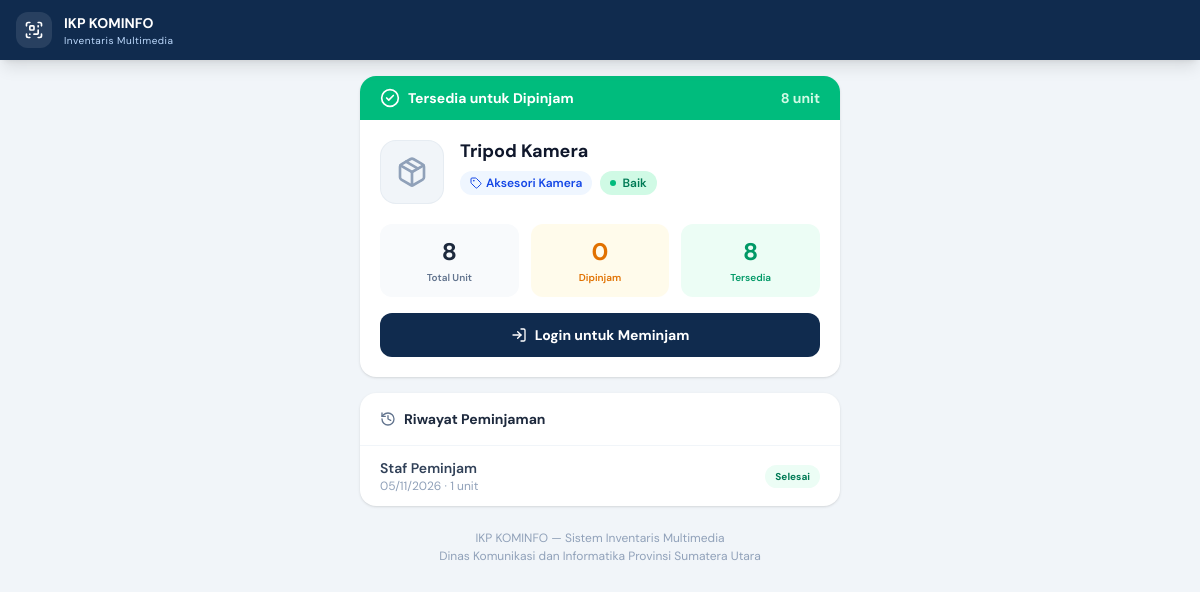
/barang/detail.php?id=2, run on the app's committed database.
### tables this page shows
CREATE TABLE barang (
    id INT UNSIGNED AUTO_INCREMENT PRIMARY KEY,
    nama_barang VARCHAR(150) NOT NULL,
    kategori VARCHAR(100) NOT NULL,
    jumlah INT UNSIGNED NOT NULL DEFAULT 0,
    kondisi VARCHAR(100) NOT NULL DEFAULT 'Baik',
    foto VARCHAR(255) NULL DEFAULT NULL,
    created_at TIMESTAMP NOT NULL DEFAULT CURRENT_TIMESTAMP
);

CREATE TABLE peminjaman (
    id INT UNSIGNED AUTO_INCREMENT PRIMARY KEY,
    user_id INT UNSIGNED NOT NULL,
    barang_id INT UNSIGNED NOT NULL,
    jumlah INT UNSIGNED NOT NULL DEFAULT 1,
    tanggal_pinjam DATE NOT NULL,
    tanggal_kembali DATE NULL,
    status VARCHAR(50) NOT NULL DEFAULT 'menunggu persetujuan',
    created_at TIMESTAMP NOT NULL DEFAULT CURRENT_TIMESTAMP,

    CONSTRAINT fk_peminjaman_user
        FOREIGN KEY (user_id)
        REFERENCES users(id)
        ON UPDATE CASCADE
        ON DELETE RESTRICT,

    CONSTRAINT fk_peminjaman_barang
        FOREIGN KEY (barang_id)
        REFERENCES barang(id)
        ON UPDATE CASCADE
        ON DELETE RESTRICT,

    INDEX idx_peminjaman_status (status),
    INDEX idx_peminjaman_created (created_at)
);

CREATE TABLE users (
    id INT UNSIGNED AUTO_INCREMENT PRIMARY KEY,
    nama VARCHAR(150) NOT NULL,
    username VARCHAR(50) NOT NULL UNIQUE,
    password VARCHAR(255) NOT NULL,
    role ENUM('admin', 'peminjam') NOT NULL DEFAULT 'peminjam',
    status ENUM('aktif', 'nonaktif') NOT NULL DEFAULT 'aktif',
    foto VARCHAR(255) NULL DEFAULT NULL,
    created_at TIMESTAMP NOT NULL DEFAULT CURRENT_TIMESTAMP
);

### includes/bootstrap.php (called while the page is built, shortened)
<?php
function e(?string $v):string{return htmlspecialchars((string)$v,ENT_QUOTES,'UTF-8');}

### barang/detail.php (the view, shortened to what this page needs)
<?php
require_once __DIR__ . '/../includes/bootstrap.php';
$id = (int) ($_GET['id'] ?? 0);
$stmt = $pdo->prepare("
    SELECT
        b.id, b.nama_barang, b.kategori, b.jumlah, b.kondisi, b.foto, b.created_at,
        COALESCE(SUM(CASE WHEN p.status = 'dipinjam' THEN p.jumlah ELSE 0 END), 0) AS sedang_dipinjam,
        GREATEST(0, b.jumlah - COALESCE(SUM(CASE WHEN p.status = 'dipinjam' THEN p.jumlah ELSE 0 END), 0)) AS sisa_tersedia
    FROM barang b
    LEFT JOIN peminjaman p ON p.barang_id = b.id AND p.status = 'dipinjam'
    WHERE b.id = :id
    GROUP BY b.id
");
$stmt->execute(['id' => $id]);
$barang = $stmt->fetch();
$riwayatStmt = $pdo->prepare("
    SELECT p.id, u.nama, p.jumlah, p.tanggal_pinjam, p.status
    FROM peminjaman p JOIN users u ON u.id = p.user_id
    WHERE p.barang_id = :id
    ORDER BY p.tanggal_pinjam DESC LIMIT 5
");
$riwayatStmt->execute(['id' => $id]);
$riwayatList = $riwayatStmt->fetchAll();
$statusTersedia = (int)$barang['sisa_tersedia'] > 0;
$kondisiBadge   = match($barang['kondisi']) {
    'Baik'         => ['bg' => 'bg-emerald-100', 'text' => 'text-emerald-700', 'dot' => 'bg-emerald-500'],
    'Rusak Ringan' => ['bg' => 'bg-amber-100',   'text' => 'text-amber-700',   'dot' => 'bg-amber-500'],
    default        => ['bg' => 'bg-rose-100',     'text' => 'text-rose-700',    'dot' => 'bg-rose-500'],
};
$sudahAda = false;
?>
<!doctype html>
<html lang="id">
<head>
    <script src="https://cdn.jsdelivr.net/npm/@tailwindcss/browser@4"></script>
</head>
<body class="bg-slate-100 min-h-screen">
    <div class="bg-[#102b4e] text-white px-4 py-3 flex items-center gap-3 shadow-lg sticky top-0 z-10">
        <div class="w-9 h-9 bg-white/10 rounded-xl flex items-center justify-center">
            <i data-lucide="scan-qr-code" class="w-5 h-5"></i>
        </div>
        <div>
            <div class="font-bold text-sm">IKP KOMINFO</div>
            <div class="text-[10px] text-blue-200 tracking-wider">Inventaris Multimedia</div>
        </div>
    </div>
    <div class="max-w-lg mx-auto p-4 space-y-4 pb-10">
        <div class="bg-white rounded-2xl shadow-sm overflow-hidden">
            <?php if ($statusTersedia): ?>
                <div class="bg-emerald-500 text-white px-5 py-3 flex items-center gap-2">
                    <i data-lucide="check-circle-2" class="w-5 h-5"></i>
                    <span class="font-bold text-sm">Tersedia untuk Dipinjam</span>
                    <span class="ml-auto font-bold text-emerald-100 text-sm"><?= (int)$barang['sisa_tersedia'] ?> unit</span>
                </div>
            <?php endif; ?>
            <div class="p-5">
                <div class="flex items-start gap-4">
                    <div class="w-16 h-16 bg-slate-100 rounded-2xl flex items-center justify-center shrink-0 overflow-hidden border border-slate-200/70">
                        <?php if (!empty($barang['foto'])): ?>
                            <img src="<?= e($barang['foto']) ?>" alt="<?= e($barang['nama_barang']) ?>" class="w-full h-full object-cover">
                        <?php else: ?>
                            <i data-lucide="package" class="w-8 h-8 text-slate-400"></i>
                        <?php endif; ?>
                    </div>
                    <div class="flex-1 min-w-0">
                        <h1 class="text-lg font-bold text-slate-900 leading-tight"><?= e($barang['nama_barang']) ?></h1>
                        <div class="flex flex-wrap items-center gap-2 mt-2">
                            <span class="inline-flex items-center gap-1 text-xs font-semibold bg-blue-50 text-blue-700 px-2.5 py-1 rounded-full">
                                <i data-lucide="tag" class="w-3 h-3"></i> <?= e($barang['kategori']) ?>
                            </span>
                            <span class="inline-flex items-center gap-1.5 text-xs font-semibold <?= $kondisiBadge['bg'] ?> <?= $kondisiBadge['text'] ?> px-2.5 py-1 rounded-full">
                                <span class="w-1.5 h-1.5 rounded-full <?= $kondisiBadge['dot'] ?>"></span>
                                <?= e($barang['kondisi']) ?>
                            </span>
                        </div>
                    </div>
                </div>
                <div class="grid grid-cols-3 gap-3 mt-5">
                    <div class="bg-slate-50 rounded-xl p-3 text-center">
                        <div class="text-2xl font-bold text-slate-800"><?= (int)$barang['jumlah'] ?></div>
                        <div class="text-[10px] text-slate-500 font-semibold mt-0.5">Total Unit</div>
                    </div>
                    <div class="bg-amber-50 rounded-xl p-3 text-center">
                        <div class="text-2xl font-bold text-amber-600"><?= (int)$barang['sedang_dipinjam'] ?></div>
                        <div class="text-[10px] text-amber-600 font-semibold mt-0.5">Dipinjam</div>
                    </div>
                    <div class="<?= $statusTersedia ? 'bg-emerald-50' : 'bg-rose-50' ?> rounded-xl p-3 text-center">
                        <div class="text-2xl font-bold <?= $statusTersedia ? 'text-emerald-600' : 'text-rose-600' ?>"><?= (int)$barang['sisa_tersedia'] ?></div>
                        <div class="text-[10px] <?= $statusTersedia ? 'text-emerald-600' : 'text-rose-600' ?> font-semibold mt-0.5">Tersedia</div>
                    </div>
                </div>
                <?php if (isset($_SESSION['user']) && $_SESSION['user']['role'] !== 'admin'): ?>
                    <?php if ($sudahAda): ?>
                        <div class="mt-4 flex items-center gap-2 bg-amber-50 border border-amber-200 text-amber-800 font-semibold py-3 px-4 rounded-xl text-sm">
                            <i data-lucide="clock" class="w-4 h-4 shrink-0 text-amber-500"></i>
                            Anda sudah memiliki pengajuan aktif untuk barang ini
                        </div>
                    <?php elseif ($statusTersedia): ?>
                        <form method="post" class="mt-5 space-y-3 border-t border-slate-100 pt-5">
                            <input type="hidden" name="csrf_token" value="<?= e(csrf_token()) ?>">
                            <input type="hidden" name="barang_id" value="<?= $barang['id'] ?>">
                            <p class="text-xs font-bold text-slate-500 uppercase tracking-wider">Form Pengajuan Peminjaman</p>
                            <div>
                                <label class="block text-xs font-bold text-slate-700 mb-1.5">Jumlah Unit yang Dipinjam</label>
                                <div class="flex items-center gap-3">
                                    <button type="button" onclick="ubahJumlah(-1)"
                                        class="w-10 h-10 rounded-xl bg-slate-100 hover:bg-slate-200 font-bold text-xl text-slate-700 flex items-center justify-center transition shrink-0">−</button>
                                    <input type="number" id="inputJumlah" name="jumlah"
                                        value="1" min="1" max="<?= (int)$barang['sisa_tersedia'] ?>"
                                        class="flex-1 text-center border border-slate-200 rounded-xl px-4 py-2.5 text-lg font-bold focus:outline-none focus:ring-2 focus:ring-blue-500">
                                    <button type="button" onclick="ubahJumlah(1)"
                                        class="w-10 h-10 rounded-xl bg-slate-100 hover:bg-slate-200 font-bold text-xl text-slate-700 flex items-center justify-center transition shrink-0">+</button>
                                </div>
                                <p class="text-[11px] text-slate-400 mt-1 text-center">Maks. <?= (int)$barang['sisa_tersedia'] ?> unit tersedia</p>
                            </div>
                            <div>
                                <label class="block text-xs font-bold text-slate-700 mb-1.5">📅 Tanggal Rencana Pengembalian</label>
                                <input type="date" name="tanggal_kembali"
                                    min="<?= date('Y-m-d', strtotime('+1 day')) ?>"
                                    required
                                    class="w-full border border-slate-200 rounded-xl px-4 py-2.5 text-sm focus:outline-none focus:ring-2 focus:ring-blue-500 bg-white">
                            </div>
                            <button type="submit"
                                class="w-full flex items-center justify-center gap-2 bg-[#102b4e] hover:bg-[#1a3d6b] text-white font-bold py-3.5 rounded-xl transition text-sm">
                                <i data-lucide="send" class="w-4 h-4"></i>
                                Kirim Pengajuan Peminjaman
                            </button>
                        </form>
                    <?php else: ?>
                        <div class="mt-4 flex items-center justify-center gap-2 bg-rose-50 border border-rose-200 text-rose-700 font-semibold py-3 rounded-xl text-sm">
                            <i data-lucide="x-circle" class="w-4 h-4"></i>
                            Stok habis — tidak tersedia
                        </div>
                    <?php endif; ?>
                <?php elseif (!isset($_SESSION['user'])): ?>
                    <a href="../auth/login.php"
                       class="mt-4 w-full flex items-center justify-center gap-2 bg-[#102b4e] hover:bg-[#1a3d6b] text-white font-bold py-3 rounded-xl transition text-sm">
                        <i data-lucide="log-in" class="w-4 h-4"></i>
                        Login untuk Meminjam
                    </a>
                <?php endif; ?>
            </div>
        </div>
        <?php if ($riwayatList): ?>
            <div class="bg-white rounded-2xl shadow-sm overflow-hidden">
                <div class="px-5 py-4 border-b border-slate-100 flex items-center gap-2">
                    <i data-lucide="history" class="w-4 h-4 text-slate-500"></i>
                    <h2 class="text-sm font-bold text-slate-800">Riwayat Peminjaman</h2>
                </div>
                <div class="divide-y divide-slate-100">
                    <?php foreach ($riwayatList as $r): ?>
                        <?php
                        $st = match($r['status']) {
                            'dikembalikan'        => ['bg' => 'bg-emerald-50', 'text' => 'text-emerald-700', 'label' => 'Selesai'],
                            'dipinjam'            => ['bg' => 'bg-amber-50',   'text' => 'text-amber-700',   'label' => 'Dipinjam'],
                            'disetujui'           => ['bg' => 'bg-blue-50',    'text' => 'text-blue-700',    'label' => 'Disetujui'],
                            'ditolak'             => ['bg' => 'bg-rose-50',    'text' => 'text-rose-700',    'label' => 'Ditolak'],
                            'menunggu persetujuan'=> ['bg' => 'bg-slate-50',   'text' => 'text-slate-600',   'label' => 'Menunggu'],
                            default               => ['bg' => 'bg-slate-50',   'text' => 'text-slate-600',   'label' => ucfirst($r['status'])],
                        };
                        ?>
                        <div class="px-5 py-3 flex items-center gap-3">
                            <div class="flex-1 min-w-0">
                                <div class="text-sm font-semibold text-slate-700"><?= e($r['nama']) ?></div>
                                <div class="text-xs text-slate-400"><?= date('d/m/Y', strtotime($r['tanggal_pinjam'])) ?> · <?= (int)$r['jumlah'] ?> unit</div>
                            </div>
                            <span class="text-[10px] font-bold <?= $st['bg'] ?> <?= $st['text'] ?> px-2.5 py-1 rounded-full shrink-0"><?= $st['label'] ?></span>
                        </div>
                    <?php endforeach; ?>
                </div>
            </div>
        <?php endif; ?>
        <div class="text-center text-xs text-slate-400 pt-2">
            <p>IKP KOMINFO — Sistem Inventaris Multimedia</p>
            <p class="mt-0.5">Dinas Komunikasi dan Informatika Provinsi Sumatera Utara</p>
        </div>
    </div>
</body>
</html>

### barang/detail.php (style rules this page uses)
body { font-family: 'DM Sans', sans-serif; }

### data on the page
barang: nama_barang "Tripod Kamera", kategori "Aksesori Kamera", kondisi "Baik", jumlah "8"
peminjaman: user.nama "Staf Peminjam", tanggal_pinjam "05/11/2026", jumlah "1", status "Selesai"

### other printed values
$barang['sisa_tersedia'] "8"
$barang['sedang_dipinjam'] "0"
